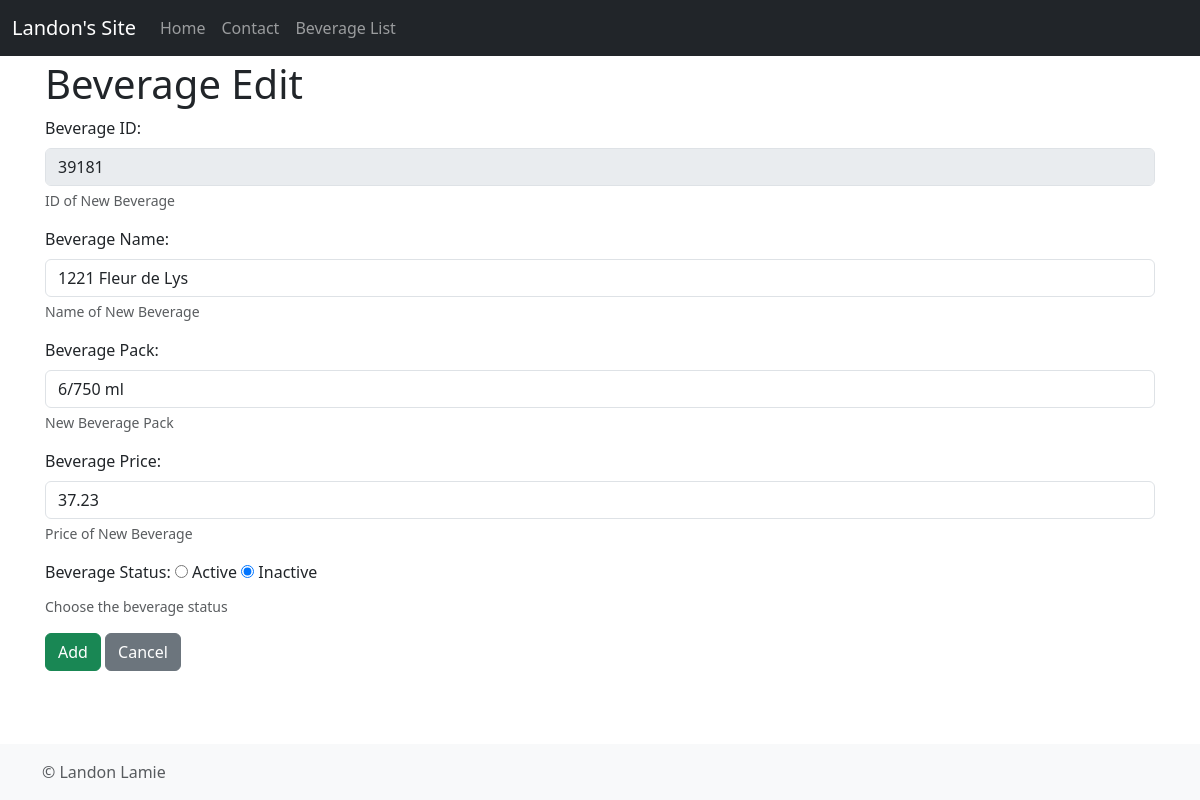
Screenshot of /beverage/39181/edit with the database file from the repository.
### models/beverage.py (models this page shows, shortened)
class Beverage(Base):
    __tablename__ = "beverages"
    id = Column(String(255), primary_key=True)
    name = Column(String(255), nullable=False)
    pack = Column(String(255), nullable=False)
    price = Column(Float, nullable=False)
    active = Column(Boolean, nullable=False)

### views/beverage.py (the view, shortened to what this page needs)
def beverage_edit_view(pk):
    errors = []
    beverage = db_session.get(Beverage, pk)
    if not beverage:
        flash(f"Unknown beverage with ID of {pk}", "danger")
        return redirect(url_for("beverage_list_view"))
    return render_template(
        "beverage/beverage_edit.html",
        beverage=beverage,
        errors=errors,
    )

### templates/beverage/beverage_edit.html (shortened to what this page needs)
{% extends "base.html" %}
{% block content %}
  <h1>Beverage Edit</h1>
  <form method="POST">
    <div class="mb-3">
      <label for="id" class="form-label">Beverage ID:</label>
      <input type="text" class="form-control" id="id" name="id" placeholder="Beverage ID"
          value="{{ beverage.id }}" disabled
      >
      <div id="id_help_id" class="form-text">ID of New Beverage</div>
    </div>
    <div class="mb-3">
      <label for="name" class="form-label">Beverage Name:</label>
      <input type="text" class="form-control" id="name_id" name="name" placeholder="Beverage Name"
      {% if errors %}
          value="{{ request.form['name']}}"
      {% else %}
         value="{{ beverage.name }}"
      {% endif %}
      >
      <div id="name_help_id" class="form-text">Name of New Beverage</div>
    </div>
    <div class="mb-3">
        <label for="pack" class="form-label">Beverage Pack:</label>
        <input type="text" class="form-control" id="pack_id" name="pack" placeholder="Beverage pack"
        {% if errors %}
            value="{{ request.form['pack']}}"
        {% else %}
            value="{{ beverage.pack }}"
        {% endif %}
        >
        <div id="pack_help_id" class="form-text">New Beverage Pack</div>
    </div>
    <div class="mb-3">
        <label for="price" class="form-label">Beverage Price:</label>
        <input type="text" class="form-control" id="price_id" name="price" placeholder="Beverage Price"
        {% if errors %}
            value="{{ request.form['price']}}"
        {% else %}
            value="{{ beverage.price }}"
        {% endif %}
        >
        <div id="price_help_id" class="form-text">Price of New Beverage</div>
    </div>
    <div class="mb-3">
      <label class="form-label" name="active" value="blank">Beverage Status:</label>
        <input type="radio" id="active_true" name="active" value="true" {% if beverage.active %}checked{% endif %}>
        <label for="active_true">Active</label>
        <input type="radio" id="active_false" name="active" value="false" {% if not beverage.active %}checked{% endif %}>
        <label for="active_false">Inactive</label>
      <div id="active_help" class="form-text">Choose the beverage status</div>
    </div>
    <button class="btn btn-success" type="submit">Add</button>
    <a href="{{url_for('beverage_list_view') }}" class="btn btn-secondary">Cancel</a>
  </form>
{% endblock content %}

### rows the page displays
Beverage: id "39181", name "1221 Fleur de Lys", pack "6/750 ml", price "37.23", active "☐ Active", active "☑ Inactive"
